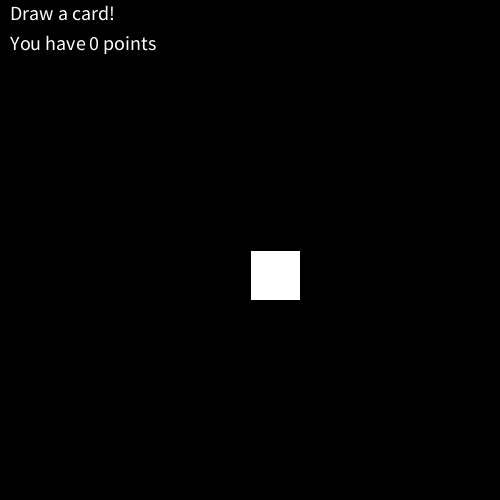
Frame 1 (no input)
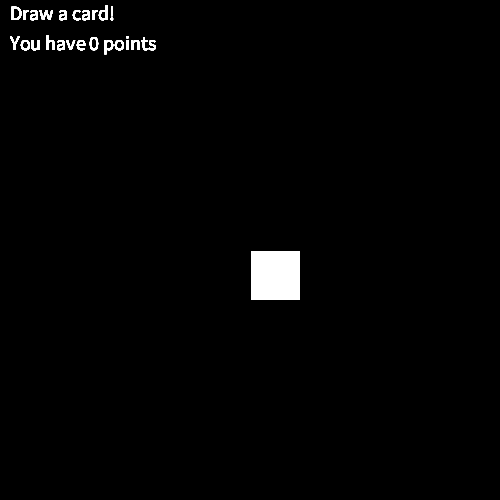
Frame 60 (the mouse pressed at the canvas centre just before this capture)
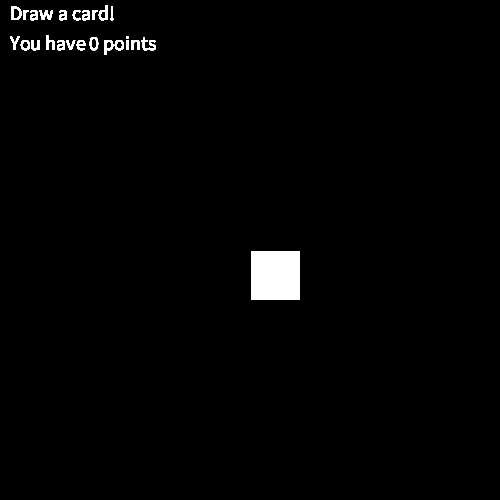
Frame 120 (the mouse held since frame 60 and released just before this capture)

The Processing sketch that drew these frames (run headless with seeded random() and noise(); from frame 60 on, the mouse is pressed at the canvas centre):

// Processing sketch: Cards_List
// ── Cards_List.pde


MakeDeck      MakeDeck1 = new MakeDeck();
DrawCard  DrawnCard = new DrawCard();
Points      Points1 = new Points();
ClickBox      Box1 = new ClickBox();
ArrayList<String> CardsDeck = new ArrayList<String>();
ArrayList<Integer> CardsValue = new ArrayList<Integer>();
int decks = 1;
int cards = 13;
int types = 4;
int drawncardvalue;
boolean startgame=true;
boolean pressed=true;
boolean cbox =false;
boolean lost = false;
boolean won = false;
int x=0;


void setup(){
  size(500,500);
  background(0);
  frameRate(30);
  MakeDeck1.Cards = cards;
  MakeDeck1.Types = types;
}

void draw(){
  clear();
  if (startgame){
    MakeDeck1.deck();
    startgame=false;
  }
    Box1.registrerKlik();
  if (pressed){
    cbox = true;
    Box1.cBox();
    cbox = false;
    
    
    if (CardsDeck.size() == 0 || lost || won){
    x++;
    
      if (x ==1){
        startgame = true;
        lost = false;
        won = false;
        x = 0;
        Points1.gamewipe();
      }
    }else{
    DrawnCard.drawcard();
    Points1.points();
    println(CardsDeck);
    println(CardsValue);
    }
  }else{
    Box1.cBox();
  }
  if(CardsDeck.size() == 0 || lost || won){
      text("New Game?",10,400);
      DrawnCard.cardreset();
  }else{
    DrawnCard.makecard();
  }
  
  Points1.checkpoints();
  

}

// ── ClickBox.pde
class ClickBox{

  int xPosition=250;  int yPosition=250;
  int Height=50;     int Length=50;
  boolean MDown=false;
    
  
  
  
  void cBox(){
    if (cbox){
    fill(100);
    }
    else{
    fill(255);
    }
    rect(xPosition,(yPosition),Length,Height);
    
    
    
  }
  
  void registrerKlik() {
      if (mousePressed && mouseX < xPosition+Length && mouseX > xPosition && mouseY > yPosition && mouseY < yPosition + Height && !MDown) {
        pressed = true;
        MDown = true;
      } else{
        pressed = false;
        
      }
      if(!mousePressed && MDown){
       MDown = false; 
      }
      


    
    
    
    
    
}
}

// ── Deck.pde
class Deck {
  
  
  
  
  
  
  
  
  
  
  
  
  
}

// ── Draw_Card.pde
class DrawCard {
  
  
  int rcard;
  String drawncard;
  
  
  
  void drawcard(){
    if (CardsDeck.size()==0){
      
    }else{
      rcard = int(random(0,CardsDeck.size()));
      drawncard = CardsDeck.get(rcard);
      drawncardvalue = CardsValue.get(rcard);
      CardsDeck.remove(rcard);
      CardsValue.remove(rcard);
    }
  }
  
  
  
  void makecard(){
    textSize(20);
    fill(255);
    
    if (drawncard == null){
      text("Draw a card!",10,20);
    }else{
      text("You've drawn " + drawncard + "!",10,20);
    }
  
  }
  
  void cardreset(){
    drawncard = null;
    
  }

  
  
}

// ── Hand.pde
class Hand {
  

  
  
  
  
  
  
  
  
  
  
  
  
  
  
  
  
  
  
  
  
  
}

// ── Make_Deck.pde


class MakeDeck {
  

int Cards;
int Types;
int newcard1;
String newcard2;
int cardvalue;

void deck(){
  
  for(int i = 1;i<Cards+1;i++){
    newcard1 = i;
    
    
    if (newcard1 >=10){
      cardvalue = 10;
    }else if (newcard1 == 1){
      cardvalue = 11;
    }else{
      cardvalue = newcard1;
    }
    
    
    for(int j=1;j<Types+1;j++){
      if (j == 1){
        newcard2 = newcard1 + " of clubs";
      }
      if (j == 2){
        newcard2 = "spar "+newcard1;
      }
      if (j == 3){
        newcard2 = newcard1 + " of diamonds";
      }
      if (j == 4){
        newcard2 = newcard1 + " of hearts";
      }
      CardsDeck.add(newcard2);
      CardsValue.add(cardvalue);
      
    }
    
  }
  
}


}

// ── Points.pde
class Points{
  
  int points;
  
  
  
  
  
    void points(){
    points += drawncardvalue;
  }
  
  void checkpoints(){
    
    if (points <= 20){
      text("You have " + points + " points",10,50);
    }else if (points == 21){
      text("You Win",10,50);
      won = true;
    }else if(points > 21){
      text("You Lose",10,50);
      lost = true;
    }else{
      text("You have " + "0" + " points",10,50);
    }
  
  }
  
  void gamewipe(){
    points=0;
  }
  

}
